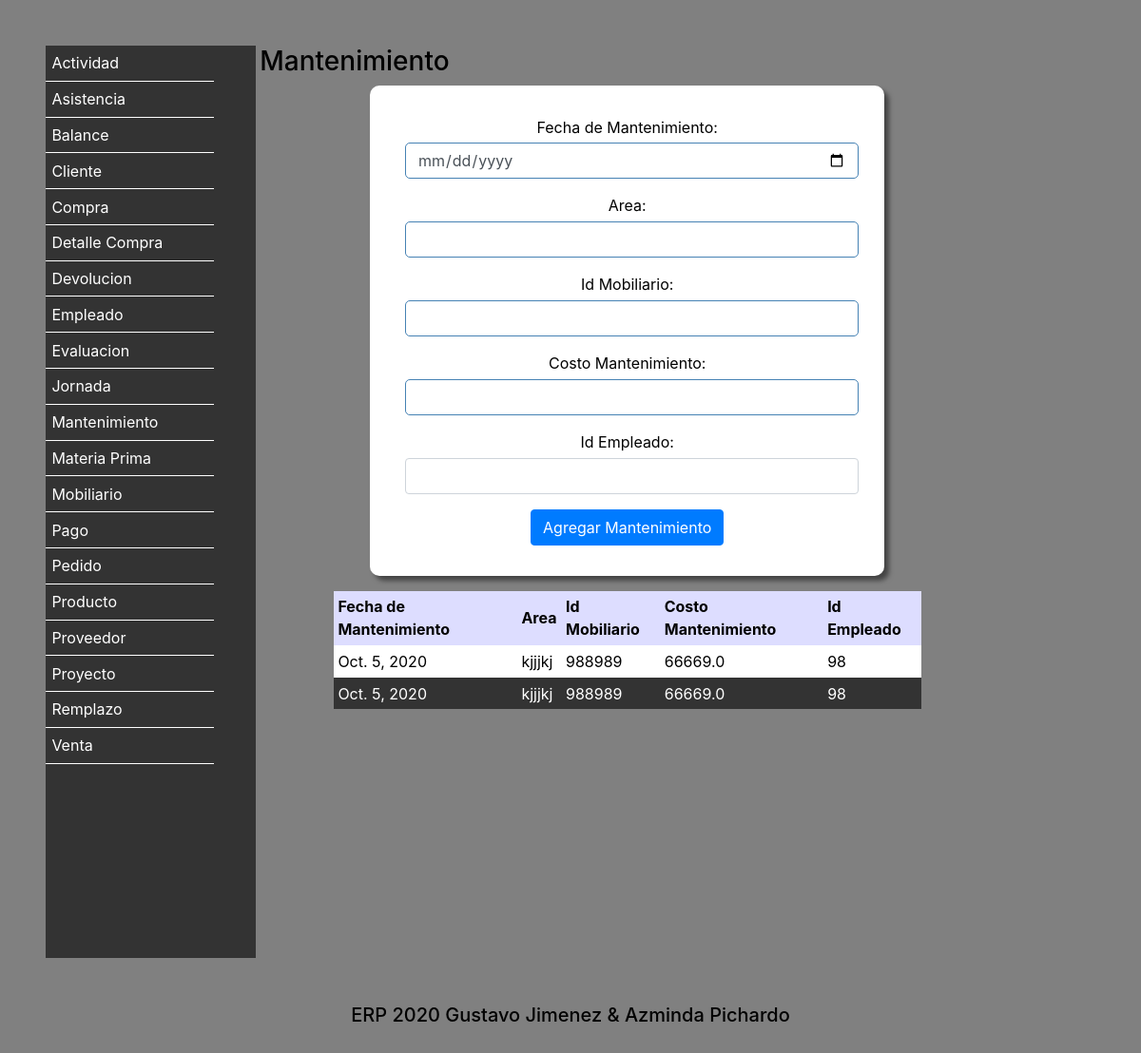
The page /Mantenimiento/ on the database its author committed.
### Vistas/models.py (models this page shows, shortened)
class Mantenimiento (models.Model):
    FechaMan = models.DateField()
    Area = models.CharField(max_length=20)
    IdMob = models.IntegerField(default=0)
    CostoMan = models.FloatField(default=0)
    IdEmpleado = models.IntegerField(default=0)
    class Meta:
        verbose_name = 'Mantenimiento'
        verbose_name_plural = 'Mantenimientos'
        ordering = ['Area']

### Vistas/views.py (the view)
# urls.py: path('Mantenimiento/',views.MenuMantenimiento),
def MenuMantenimiento(request):
    if request.POST:
        objeto = Mantenimiento()
        objeto.FechaMan = request.POST["FechaMantenimiento"]
        objeto.Area = request.POST["Area"]
        objeto.IdMob = request.POST["IdMobiliario"]
        objeto.CostoMan = request.POST["CostoMantenimiento"]
        objeto.IdEmpleado = request.POST["IdEmpleado"]
        objeto.save()
        mantenimientos = Mantenimiento.objects.all()
        return render(request,"Mantenimiento.html",{"agregado":"si","mantenimientos":mantenimientos})
    else:
        mantenimientos = Mantenimiento.objects.all()
        return render(request,"Mantenimiento.html",{"mantenimientos":mantenimientos})

### Vistas/Templates/Mantenimiento.html (shortened to what this page needs)
<!DOCTYPE html>
<html lang="es">
  <head>
    {% include "Encabezado.html" %}
  </head>
  <body>
      {% include "menu.html" %}
<section>
          <h3>Mantenimiento</h3>
          <form action="" method="post">
          <div class="form-group">
          Fecha de Mantenimiento: <input type="date" name="FechaMantenimiento" class="form-control">
          </div>
          <div class="form-group">
          Area: <input type="text" name="Area"class="form-control">
          </div>
          <div class="form-group">
          Id Mobiliario: <input type="text" name="IdMobiliario" class="form-control">
          </div>
          <div class="form-group">
          Costo Mantenimiento: <input type="number" name="CostoMantenimiento" class="form-control">
          </div>
          <div class="form-group">
          Id Empleado: <input type="input" name="IdEmpleado" class="form-control">
          </div>
          <button type="submit" class="btn btn-primary"> Agregar Mantenimiento </button>
          </form>
    <table>
          <tr>
            <th>Fecha de Mantenimiento</th>
            <th>Area</th>
            <th>Id Mobiliario</th>
            <th>Costo Mantenimiento</th>
            <th>Id Empleado</th>
          </tr>
          {% for fila in mantenimientos %}
          <tr>
            <td>{{ fila.FechaMan}}</td>
            <td>{{ fila.Area}}</td>
            <td>{{ fila.IdMob}}</td>
            <td>{{ fila.CostoMan}}</td>
            <td>{{ fila.IdEmpleado}}</td>
          </tr>
          {% endfor %}
    </table>
  </section>
  {% include "Pie.html" %}
  </body>
</html>

### Vistas/Templates/static/Estilos.css (style rules this page uses)
* { border: 0; margin: 0; padding: 0; }
body { background: #808080; color: black; padding: 3rem; }
form { background-color: white; border-radius: 10px; box-shadow: 5px 5px 5px #444; color: black; margin: 0 auto; padding: 2em; text-align: center; width: 70%; }
input { font-size: 1em; margin: 0.3rem; padding: 0.4rem; }
input[type="text"],input[type="password"],input[type="date"],input[type="number"],input[type="email"],input[type="tel"] { border: 1px solid steelblue; border-radius: 5px; }
section { display: inline-block; vertical-align: top; width: 70%; }
table { margin: 1em auto; width: 80%; }
th { background-color: #ddf; color: black; padding: 0.3em; }
td { padding: 0.3em; }
tr:nth-child(odd) { background-color: #333; color: white; }
tr:nth-child(even) { background-color: white; color: black; }

### Vistas/Templates/static/Imprimir.css (style rules this page uses)
* { -webkit-print-color-adjust: exact; }
nav,form,input,a { display: none; }
section { width: 100%; }

### rows shown on the page
Mantenimiento: FechaMan "Oct. 5, 2020", Area "kjjjkj", IdMob "988989", CostoMan "66669.0", IdEmpleado "98"
Mantenimiento: FechaMan "Oct. 5, 2020", Area "kjjjkj", IdMob "988989", CostoMan "66669.0", IdEmpleado "98"
